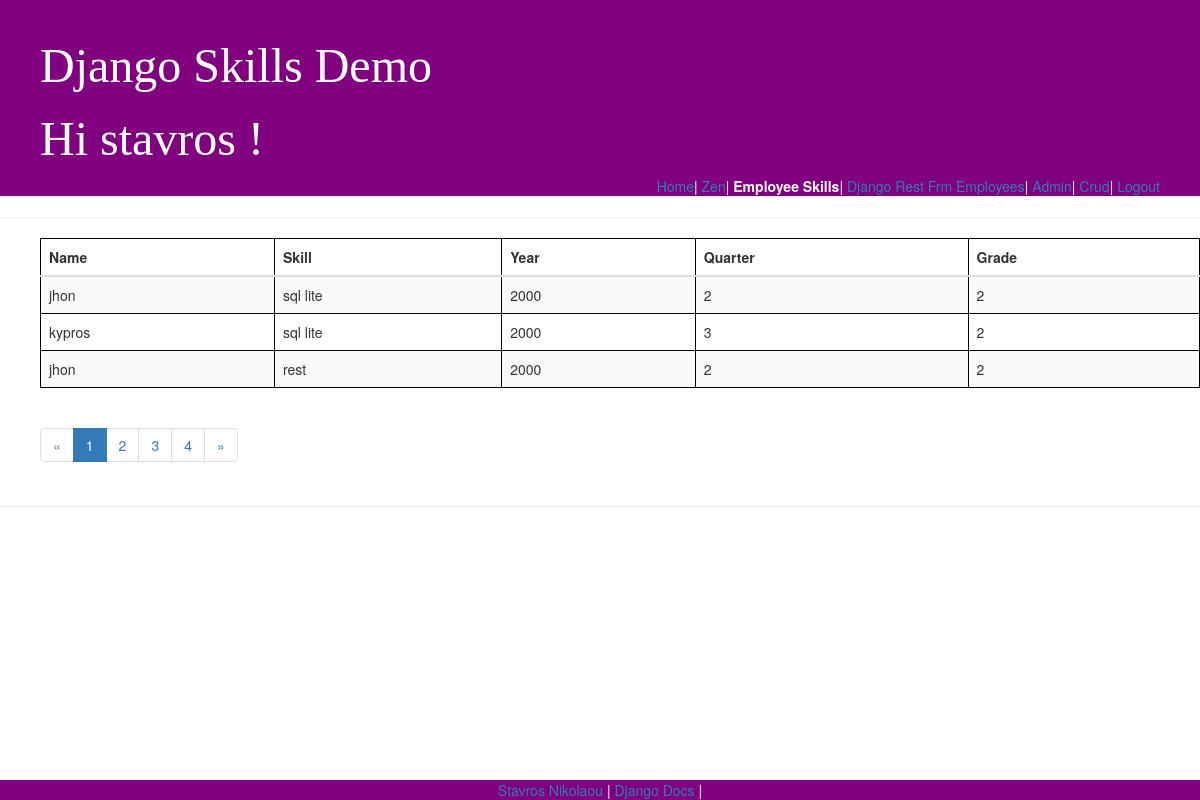
Page /skills/emp_skills_list/ (signed in) on the committed database.
### skills/models.py (models this page shows, shortened)
class EmpSkills(models.Model):
    id = models.AutoField(primary_key=True)
    year = models.IntegerField(blank=True, null=True)
    quarter = models.IntegerField(blank=True, null=True)
    employee = models.ForeignKey('Employee', models.DO_NOTHING, blank=False, null=False)
    skill = models.ForeignKey('Skill', models.DO_NOTHING, blank=False, null=False)
    grade = models.IntegerField()
    class Meta:
        managed = False
        db_table = 'emp_skills'
        unique_together = (('year', 'quarter', 'employee', 'skill'),)

class Employee(models.Model):
    id = models.AutoField(primary_key=True)
    name = models.CharField(max_length=10)
    get_data=URLField()
    department = models.ForeignKey(Department, models.DO_NOTHING, blank=True, null=True)
    def get_data(self):
        bar_chart=pygal.Bar()
        bar_chart.title = self.name +'  average per quarter'
        data = defaultdict(list)
        for empSkill in EmpSkills.objects.filter(employee=self):
            data[str(empSkill.year) + " Q"+ str(empSkill.quarter)].append(empSkill.grade)
        for key,value in data.items():
            bar_chart.add(key, numpy.mean(value))
        return mark_safe('<img src="%s" width="750" height="550" />' % (bar_chart.render_data_uri()))
    class Meta:
        managed = False
        db_table = 'employee'

class Skill(models.Model):
    id = models.AutoField(primary_key=True)
    name = models.CharField(max_length=10)
    get_data=URLField()
    class Meta:
        managed = False
        db_table = 'skill'
    def get_data(self):
        bar_chart=pygal.Bar()
        bar_chart.title = self.name +'  average per quarter'
        data = defaultdict(list)
        for empSkill in EmpSkills.objects.filter(skill=self):
            data[str(empSkill.year) + " Q"+ str(empSkill.quarter)].append(empSkill.grade)
        for key,value in data.items():
            bar_chart.add(key, numpy.mean(value))
        return mark_safe('<img src="%s" width="750" height="550" />' % (bar_chart.render_data_uri()))

### skills/views.py (the view)
# urls.py: path('skills/emp_skills_list/',views.emp_skills,name='emp_skills'),
@login_required
def emp_skills(request):
    emp_skills_list = EmpSkills.objects.all()
    paginator = Paginator(emp_skills_list, 3) # Show 25 contacts per page
    page = request.GET.get('page')
    emp_skills_list = paginator.get_page(page)
    return render(request, 'skills/emp_skills_list.html', {'list': emp_skills_list})

### skills/templates/skills/emp_skills_list.html (shortened to what this page needs)
{% extends 'base.html' %}
{% block nav-empSkills %}<strong class="nav-active">Employee Skills</strong>{% endblock %}
{% block content %}
<table class="table table-striped">
  <thead>
    <tr>
      <th>Name</th>
      <th>Skill</th>
      <th>Year</th>
      <th>Quarter</th>
      <th>Grade</th>
    </tr>
  </thead>
  <tbody>
    {% for emp in list %}
      <tr>
        <td>{{ emp.employee.name }}</td>
        <td>{{ emp.skill.name }}</td>
        <td>{{ emp.year}}</td>
        <td>{{ emp.quarter}}</td>
        <td>{{ emp.grade}}</td>
      </tr>
    {% endfor %}
  </tbody>
</table>
{% if list.has_other_pages %}
  <ul class="pagination">
    {% if list.has_previous %}
      <li><a href="?page={{ list.previous_page_number }}">&laquo;</a></li>
    {% else %}
      <li class="disabled"><span>&laquo;</span></li>
    {% endif %}
    {% for i in list.paginator.page_range %}
      {% if list.number == i %}
        <li class="active"><span>{{ i }} <span class="sr-only">(current)</span></span></li>
      {% else %}
        <li><a href="?page={{ i }}">{{ i }}</a></li>
      {% endif %}
    {% endfor %}
    {% if list.has_next %}
      <li><a href="?page={{ list.next_page_number }}">&raquo;</a></li>
    {% else %}
      <li class="disabled"><span>&raquo;</span></li>
    {% endif %}
  </ul>
{% endif %}
{% endblock %}

### skills/templates/base.html (shortened to what this page needs)
<!DOCTYPE html>
<html>
<head>
   {% load staticfiles %}
        <link rel="stylesheet" href="//maxcdn.bootstrapcdn.com/bootstrap/3.2.0/css/bootstrap.min.css">
        <link rel="stylesheet" href="//maxcdn.bootstrapcdn.com/bootstrap/3.2.0/css/bootstrap-theme.min.css">
        <link rel="stylesheet" href="{% static 'css/skills.css' %}">
</head>
<body>
  <header class="page-header">
    <h1>Django Skills Demo </h1>
    {% if user.is_authenticated %}
    <h1>  Hi {{ user.username }} !</h1>
      {% block nav %}
        <ul id="nav" class="top-menu" >
            {% block nav-home %}<a href="{% url 'home' %}">Home</a>{% endblock %}|
            {% block nav-zen %}<a href="{% url 'zen' %}">Zen</a>{% endblock %}|
            {% block nav-empSkills %}<a href="{% url 'emp_skills' %}">Empp Skills</a>{% endblock %}|
            {% block nav-rest_emp %}<a href="{% url 'rest_emp' %}">Django Rest Frm Employees</a>{% endblock %}|
            {% block nav-admin %}<a href="/admin">Admin</a>{% endblock %}|
            {% block nav-crud %}<a href="/crud">Crud</a>{% endblock %}|
            {% block nav-logout %}<a href="{% url 'logout' %}">Logout</a>{% endblock %}
        </ul>
      {% endblock %}
    {% else %}
      <h1>User:stavros  Password:strovolos1234 </h1>
    {% endif %}
  </header>
  <hr>
  <main class="content">
    {% block content %}
    {% endblock %}
  </main>
  <hr>
  <footer class="footer">
    <a href="https://github.com/stavros82/skills">Stavros Nikolaou</a> |
    <a href="https://docs.djangoproject.com/en/2.0/">Django Docs</a> |
  </footer>
</body>
</html>

### skills/static/css/skills.css (style rules this page uses)
body { padding-left: o; }
.page-header { left: 0; width: 100%; background-color: purple; margin-top: 0; padding: 20px 20px 20px 40px; }
.page-header h1, .page-header h1 a, .page-header h1 a:visited, .page-header h1 a:active { color: #ffffff; font-size: 36pt; text-decoration: none; }
.content { margin-left: 40px; }
h1, h2, h3, h4 { font-family: cursive; }
table, th, td,tr { border: 1px solid black; }
.top-menu, .top-menu:hover, .top-menu:visited { color: #ffffff; float: right; font-size: 8; margin-right: 20px; }
.footer { position: fixed; left: 0; bottom: 0; width: 100%; background-color: purple; color: white; text-align: center; }
th, td,tr { padding: 15px; }

### rows in the picture
EmpSkills: employee.name "jhon", skill.name "sql lite", year "2000", quarter "2", grade "2"
EmpSkills: employee.name "kypros", skill.name "sql lite", year "2000", quarter "3", grade "2"
EmpSkills: employee.name "jhon", skill.name "rest", year "2000", quarter "2", grade "2"

### other values in the picture
{{ user.username }} "stavros"
{{ i }} "1"
{{ i }} "2" "3" "4"
